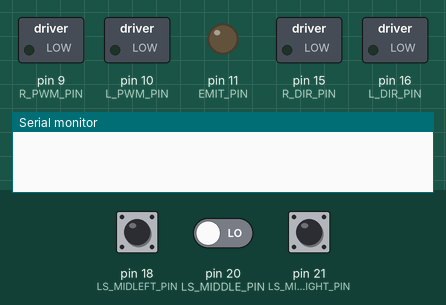
The sketch below on a simulated Arduino Mega 2560, built with avr-gcc and run on an emulated ATmega2560. Parts: switched loads named in the sketch (green lamp = pin HIGH), output pins drawn as LEDs (lit = HIGH), the last lines printed to the serial monitor. Inputs (shaded band) come from the test bench; at power-on: pin 18 (LS_MIDLEFT_PIN) LOW, pin 21 (LS_MIDRIGHT_PIN) LOW, pin 20 (LS_MIDDLE_PIN) LOW.

Above: at 0.1 s.
At 3.2 s:
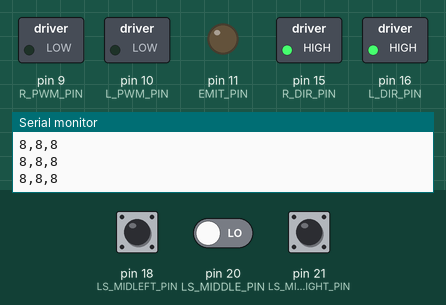
3.3 s: pin 18 (LS_MIDLEFT_PIN) pulled HIGH for 3.2 s
At 4.1 s:
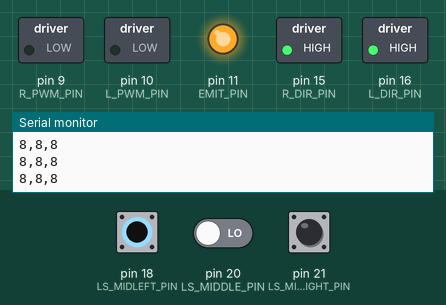
8.3 s: pin 18 (LS_MIDLEFT_PIN) pulled HIGH for 1 s
Timing chart, 0 to 10.8 s (numbered marks = the images above; inputs shaded):
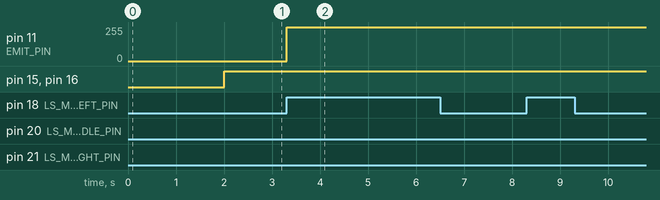

The sketch:

Line_following.ino
```cpp
# define L_PWM_PIN 10
# define L_DIR_PIN 16
# define R_PWM_PIN 9
# define R_DIR_PIN 15

# define FWD LOW
# define REV HIGH

# define EMIT_PIN 11           // IR emitter pin
# define LS_LEFT_PIN 12        // Line sensor DN1 pin
# define LS_MIDLEFT_PIN 18     // Line sensor DN2 pin
# define LS_MIDDLE_PIN 20      // Line sensor DN3 pin
# define LS_MIDRIGHT_PIN 21    // Line sensor DN4 pin
# define LS_RIGHT_PIN 22       // Line sensor DN5 pin

# define MAX_SAMPLES 10
unsigned long results[ MAX_SAMPLES ]; // An array of MAX_SAMPLES length
int ls_pins[5] = {LS_LEFT_PIN,
                  LS_MIDLEFT_PIN,
                  LS_MIDDLE_PIN,
                  LS_MIDRIGHT_PIN,
                  LS_RIGHT_PIN };

void setup() {

  // Set some initial pin modes and states

  pinMode( EMIT_PIN, INPUT );         // Set EMIT as an input (off)
  pinMode( LS_LEFT_PIN, INPUT );      // Set line sensor pin to input
  pinMode( LS_MIDLEFT_PIN, INPUT );
  pinMode( LS_MIDDLE_PIN, INPUT );
  pinMode( LS_MIDRIGHT_PIN, INPUT );
  pinMode( LS_RIGHT_PIN, INPUT );

  pinMode(L_PWM_PIN, OUTPUT);
  pinMode(L_DIR_PIN, OUTPUT);
  pinMode(R_PWM_PIN, OUTPUT);
  pinMode(R_DIR_PIN, OUTPUT);

  // Set initial direction (HIGH/LOW)
  // for the direction pins.

  // Set initial power values for the PWM pins

  analogWrite(L_PWM_PIN, 0);
  analogWrite(L_PWM_PIN, 0);
                                      // Start Serial, wait to connect, print a debug message.
  Serial.begin(9600);
  delay(2000);
  Serial.println("***RESET***");

} // End of setup()

void setMotorPower( float left_pwm, float right_pwm ) {

  if(left_pwm>0){
    digitalWrite(L_DIR_PIN, FWD);
    analogWrite( L_PWM_PIN, left_pwm );
    }
  else{
    analogWrite( L_PWM_PIN, -left_pwm );
    digitalWrite(L_DIR_PIN, REV);
    }
  if(right_pwm>0){
    digitalWrite(R_DIR_PIN, FWD);
    analogWrite( R_PWM_PIN, right_pwm );
    }
   else{
    digitalWrite(R_DIR_PIN, REV);
    analogWrite( R_PWM_PIN, -right_pwm );
    }

}


float readLineSensor( int i ) {
    unsigned long elapsed_time=0;
    if(i>=0 && i<5){
      pinMode(EMIT_PIN, OUTPUT);
      digitalWrite(EMIT_PIN, HIGH);

      pinMode(ls_pins[i], OUTPUT);
      digitalWrite(ls_pins[i], HIGH );
      delayMicroseconds(10);
      pinMode(ls_pins[i], INPUT);

      unsigned long start_time = micros();

      while(digitalRead(ls_pins[i] ) ==HIGH ) {
        //Do nothing here(waiting)
      }

      unsigned long end_time=micros();

      pinMode(EMIT_PIN, INPUT);

      elapsed_time = end_time - start_time;
    }

    return (float)elapsed_time;
}

float weightedMeasurement(){
  float r1, r3;
  r1 = readLineSensor(1);
  r3 = readLineSensor(3);

//  Serial.print(r1);
//  Serial.print(",");
//  Serial.print(r3);
//  Serial.print("\n");


  float sum = r1 + r3;
//  Serial.print(sum);
//  Serial.print("\n");
//

  r1 = r1 / sum;
  r3 = r3 / sum;

//  Serial.print(r1);
//  Serial.print(",");
//  Serial.print(r3);
//  Serial.print("\n");


  r1 = r1 * 2.0;
  r3 = r3 * 2.0;
//  Serial.print(r1);
//  Serial.print(",");
//  Serial.print(r3);
//  Serial.print("\n");
  float w = r3 - r1;

//  Serial.print("W=");
//  Serial.print(w);
//  Serial.print("\n");

  return w;

}
boolean OnLine(){

  if(readLineSensor(1)>=950 || readLineSensor(2)>=1500 || readLineSensor(3)>=950){return true;}
  else{return false;}

  }

void loop() {

  int BiasPWM = 20;
  int MaxTurnPWM = 40;

  for (int j=1;j<4;j++){
      unsigned long results = readLineSensor(j);
      //delay(200);
      Serial.print(results);
      if(j==3){Serial.println("");}
      else{Serial.print(",");}
    }
  if(OnLine()== true){
//
    float W = weightedMeasurement();
//    Serial.println(W,6);
    float LeftPWM = BiasPWM +(W*MaxTurnPWM);
    float RightPWM = BiasPWM - (W*MaxTurnPWM);
    setMotorPower(LeftPWM, RightPWM);
    }
  else{
    setMotorPower(0.0,0.0);
    }
//  delay(200);
  }
 // End of loop()
```
